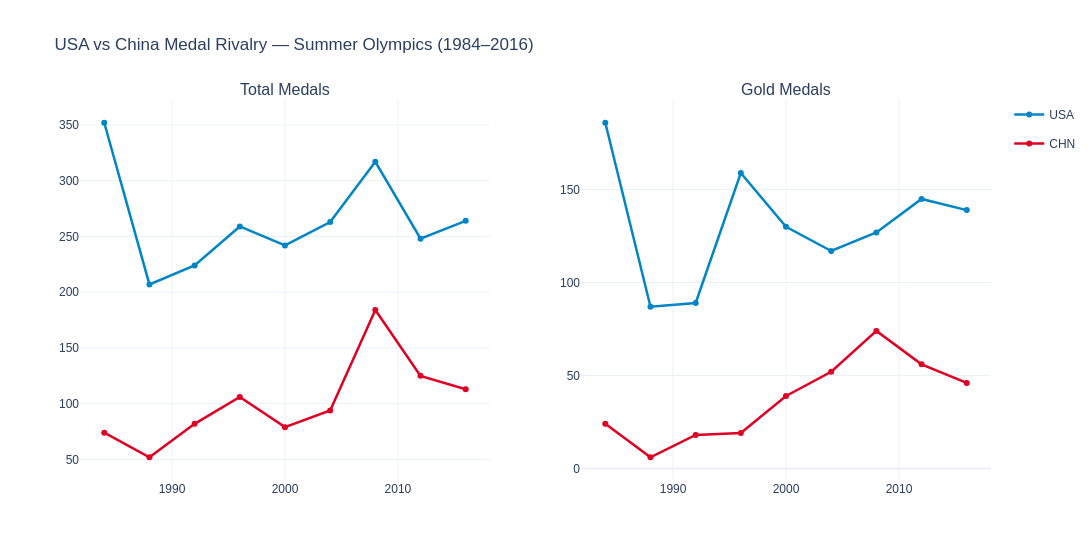

This figure's notebook cell:
### Markdown cell above
## 10. US-China Medal Gap Analysis

### Code cell
usa_china = (
    summer[(summer['NOC'].isin(['USA', 'CHN'])) & (summer['Year'] >= 1984)]
    .groupby(['Year', 'NOC', 'Medal'])['ID']
    .count()
    .reset_index()
    .rename(columns={'ID': 'Count'})
)

usa_china_total = (
    usa_china.groupby(['Year', 'NOC'])['Count'].sum().reset_index()
)
usa_china_gold = (
    usa_china[usa_china['Medal'] == 'Gold']
    .groupby(['Year', 'NOC'])['Count'].sum().reset_index()
)

# Compute gap by year
def compute_gap(df_in, val_col='Count'):
    pivot = df_in.pivot(index='Year', columns='NOC', values=val_col).fillna(0)
    pivot['USA_CHN_Gap'] = pivot.get('USA', 0) - pivot.get('CHN', 0)
    return pivot.reset_index()

total_gap = compute_gap(usa_china_total)
gold_gap  = compute_gap(usa_china_gold)

fig = make_subplots(rows=1, cols=2,
                    subplot_titles=['Total Medals', 'Gold Medals'])

for col_data, col_idx, title in [(total_gap, 1, 'Total'), (gold_gap, 2, 'Gold')]:
    for noc, color in [('USA', OLY['blue']), ('CHN', OLY['red'])]:
        if noc in col_data.columns:
            fig.add_trace(
                go.Scatter(x=col_data['Year'], y=col_data[noc],
                           name=noc, mode='lines+markers',
                           line=dict(color=color, width=2.5),
                           legendgroup=noc,
                           showlegend=(col_idx == 1)),
                row=1, col=col_idx
            )

fig.update_layout(
    title='USA vs China Medal Rivalry — Summer Olympics (1984–2016)',
    template='plotly_white', font_family='Arial',
    title_font_size=17, width=1200, height=560
)
fig.write_html(OUT_FIGS / 'noc_line_usaChinaRivalry.html')
fig.show()

print('USA vs China — Gap in total medals by year:')
display(total_gap[['Year','USA','CHN','USA_CHN_Gap']])
logger.info('Saved USA vs China rivalry chart.')

### Figure 1 — Plotly figure (JSON) as saved in the notebook; plotly's stock layout.template omitted (floating-point values rounded to 4 significant figures)
{"data": [{"legendgroup": "USA", "line": {"color": "#0085C7", "width": 2.5}, "mode": "lines+markers", "name": "USA", "showlegend": true, "type": "scatter", "x": [1984, 1988, 1992, 1996, 2000, 2004, 2008, 2012, 2016], "xaxis": "x", "y": [352, 207, 224, 259, 242, 263, 317, 248, 264], "yaxis": "y"}, {"legendgroup": "CHN", "line": {"color": "#DF0024", "width": 2.5}, "mode": "lines+markers", "name": "CHN", "showlegend": true, "type": "scatter", "x": [1984, 1988, 1992, 1996, 2000, 2004, 2008, 2012, 2016], "xaxis": "x", "y": [74, 52, 82, 106, 79, 94, 184, 125, 113], "yaxis": "y"}, {"legendgroup": "USA", "line": {"color": "#0085C7", "width": 2.5}, "mode": "lines+markers", "name": "USA", "showlegend": false, "type": "scatter", "x": [1984, 1988, 1992, 1996, 2000, 2004, 2008, 2012, 2016], "xaxis": "x2", "y": [186, 87, 89, 159, 130, 117, 127, 145, 139], "yaxis": "y2"}, {"legendgroup": "CHN", "line": {"color": "#DF0024", "width": 2.5}, "mode": "lines+markers", "name": "CHN", "showlegend": false, "type": "scatter", "x": [1984, 1988, 1992, 1996, 2000, 2004, 2008, 2012, 2016], "xaxis": "x2", "y": [24, 6, 18, 19, 39, 52, 74, 56, 46], "yaxis": "y2"}], "layout": {"annotations": [{"font": {"size": 16}, "showarrow": false, "text": "Total Medals", "x": 0.225, "xanchor": "center", "xref": "paper", "y": 1.0, "yanchor": "bottom", "yref": "paper"}, {"font": {"size": 16}, "showarrow": false, "text": "Gold Medals", "x": 0.775, "xanchor": "center", "xref": "paper", "y": 1.0, "yanchor": "bottom", "yref": "paper"}], "font": {"family": "Arial"}, "height": 560, "title": {"font": {"size": 17}, "text": "USA vs China Medal Rivalry — Summer Olympics (1984–2016)"}, "width": 1200, "xaxis": {"anchor": "y", "domain": [0.0, 0.45]}, "xaxis2": {"anchor": "y2", "domain": [0.55, 1.0]}, "yaxis": {"anchor": "x", "domain": [0.0, 1.0]}, "yaxis2": {"anchor": "x2", "domain": [0.0, 1.0]}}}
